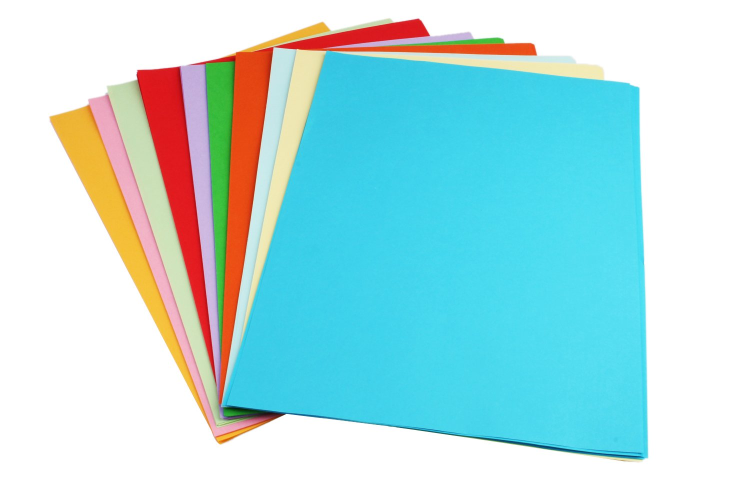
#> input picture cv2_baslangic/assets/paper.png, 1500 x 1000 px (shown at 1/2 size)
$ python gradient.py
#> lines starting #> are read from the running program, lines starting #| are printed output that depends on the picture; after the words box and inside, x2 and y2 are one past the last pixel; in counts of white or black regions, pixels touching at a corner belong together
import cv2
import numpy as np

image1_path = "../cv2_baslangic/assets/paper.png"

image1 = cv2.imread(image1_path)
#> image1 is the input picture: shape (1000, 1500, 3); mean B, G, R 224, 222, 178.2
image1 = cv2.resize(image1, (512, 512))
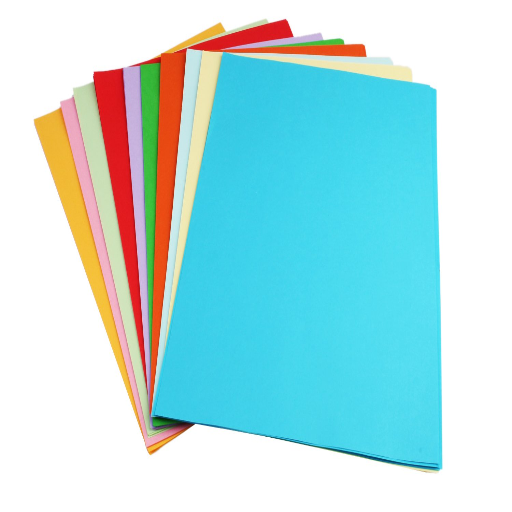
#> image1: shape (512, 512, 3); mean B, G, R 223.9, 222, 178.1

hsv = cv2.cvtColor(image1, cv2.COLOR_BGR2HSV)
#> hsv: shape (512, 512, 3); mean H, S, V 47.7, 88.7, 241.8

blue1 = np.array([100,0,0])
blue2 = np.array([255,255,255])

mask = cv2.inRange(hsv, blue1, blue2)
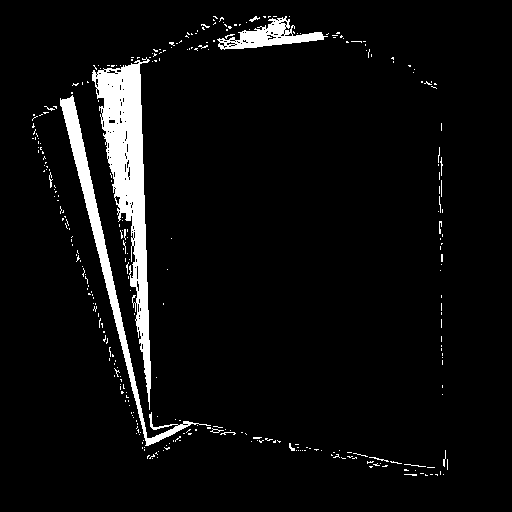
#> mask: shape (512, 512); 5.3% white; 321 white regions (308 under 20 px), largest, box (x1, y1, x2, y2) and area: (92, 57, 151, 410) 7307, (60, 95, 211, 446) 3448, (217, 16, 328, 50) 1435

res = cv2.bitwise_and(image1, image1, mask=mask)
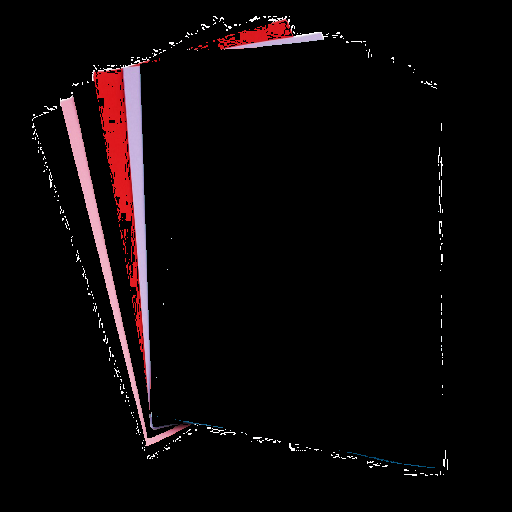
#> res: shape (512, 512, 3); mean B, G, R 7.8, 6.8, 11.4
kernel = np.ones((5, 5), np.uint8)

gradient = cv2.morphologyEx(mask, cv2.MORPH_GRADIENT, kernel)
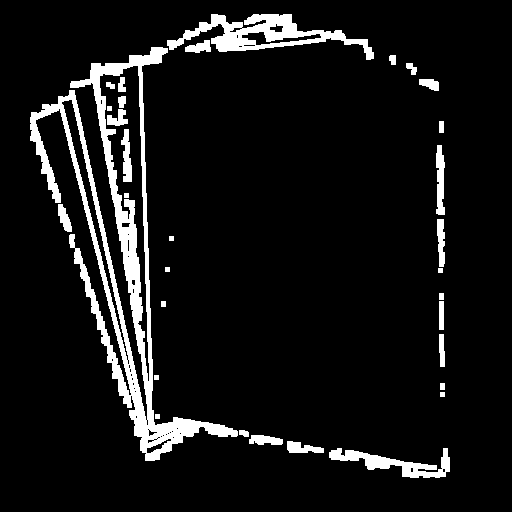
#> gradient: shape (512, 512); 8.2% white; 32 white regions, largest, box (x1, y1, x2, y2) and area: (30, 47, 238, 461) 13244, (167, 14, 374, 60) 3227, (329, 448, 450, 478) 1407

cv2.imshow("Final Image", gradient)

cv2.waitKey(0)
cv2.destroyAllWindows()
